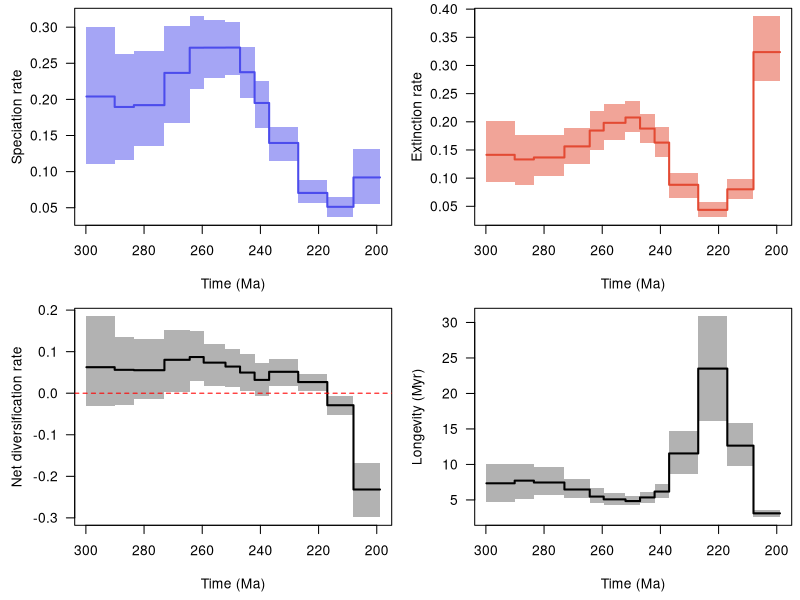

Write R code to recreate this figure.
pdf(file='C:/Users/SimoesLabAdmin/Documents/BDNN_Arielli/reptilia/pyrate_mcmc_logs/bdnn3_by/Reptilia_cleaned_pyrate_input_1_BDS_BDNN_8_4Tc_RTT.pdf', width = 9, height = 6, useDingbats = FALSE)

layout(matrix(1:4, ncol = 2, nrow = 2, byrow = TRUE))
par(las = 1, mar = c(4.5, 4.5, 0.5, 0.5))
time_vec=c(299.80747472163097, 290.10001,290.1,283.50001,283.5,273.00001,273.0,264.30001,264.3,259.50001,259.5,252.00001,252.0,247.00001,247.0,242.00001,242.0,237.00001,237.0,227.00001,227.0,217.00001,217.0,208.00001,208.0,198.89910667054104)
sp_mean=c(0.20398329343790964, 0.20398329343790964,0.18948712158723868,0.18948712158723868,0.19206606572217244,0.19206606572217244,0.23669525343209233,0.23669525343209233,0.2715548948438624,0.2715548948438624,0.27169582076316556,0.27169582076316556,0.2717447405302002,0.2717447405302002,0.23765484259024777,0.23765484259024777,0.19504883832384406,0.19504883832384406,0.13968730858138362,0.13968730858138362,0.07049649835498668,0.07049649835498668,0.05125604495233895,0.05125604495233895,0.0919809146969213,0.0919809146969213)
sp_lwr=c(0.1104060326276496, 0.1104060326276496,0.11612236941120459,0.11612236941120459,0.13553455249374996,0.13553455249374996,0.16704181050287226,0.16704181050287226,0.21492164640080155,0.21492164640080155,0.2295765726740028,0.2295765726740028,0.2335193152095813,0.2335193152095813,0.20154342528042996,0.20154342528042996,0.16107238067747107,0.16107238067747107,0.11520189071959477,0.11520189071959477,0.05600838734117179,0.05600838734117179,0.03680189271274719,0.03680189271274719,0.05497564254739996,0.05497564254739996)
sp_upr=c(0.3008097083334479, 0.3008097083334479,0.2633292381194886,0.2633292381194886,0.2669669753061099,0.2669669753061099,0.3017193584803353,0.3017193584803353,0.31500471027707533,0.31500471027707533,0.3103402830421638,0.3103402830421638,0.3070028736073996,0.3070028736073996,0.27249334482307264,0.27249334482307264,0.22504020370262995,0.22504020370262995,0.16137140466419952,0.16137140466419952,0.08808169725056325,0.08808169725056325,0.06498857778196905,0.06498857778196905,0.13063316589372548,0.13063316589372548)
ex_mean=c(0.14138575564667102, 0.14138575564667102,0.13320509111007245,0.13320509111007245,0.13668541397361952,0.13668541397361952,0.15630774830601832,0.15630774830601832,0.1844752242003706,0.1844752242003706,0.19816556090245477,0.19816556090245477,0.20766347387572787,0.20766347387572787,0.1879765129046343,0.1879765129046343,0.16307007127771314,0.16307007127771314,0.08815200603346789,0.08815200603346789,0.043658438654025085,0.043658438654025085,0.08018947021999666,0.08018947021999666,0.323709244851489,0.323709244851489)
ex_lwr=c(0.09383843994487262, 0.09383843994487262,0.08793841736347187,0.08793841736347187,0.1044934847183425,0.1044934847183425,0.12557423666147013,0.12557423666147013,0.149812210863385,0.149812210863385,0.1670674786245332,0.1670674786245332,0.18210445605084238,0.18210445605084238,0.16151238700354908,0.16151238700354908,0.13774395893987762,0.13774395893987762,0.06402185044088145,0.06402185044088145,0.030535413961238784,0.030535413961238784,0.06209763664170322,0.06209763664170322,0.27265913915462253,0.27265913915462253)
ex_upr=c(0.20137261027451456, 0.20137261027451456,0.17574263029518655,0.17574263029518655,0.1762080847471814,0.1762080847471814,0.18889686368197678,0.18889686368197678,0.21874574838092037,0.21874574838092037,0.2322429173505985,0.2322429173505985,0.23647707956362563,0.23647707956362563,0.2143639273807756,0.2143639273807756,0.1911275472787525,0.1911275472787525,0.10918075707230229,0.10918075707230229,0.05728939887764888,0.05728939887764888,0.09915683254438068,0.09915683254438068,0.387188674406876,0.387188674406876)
div_mean=c(0.0625975377912383, 0.0625975377912383,0.05628203047716625,0.05628203047716625,0.05538065174855274,0.05538065174855274,0.08038750512607445,0.08038750512607445,0.08707967064349151,0.08707967064349151,0.07353025986071063,0.07353025986071063,0.0640812666544724,0.0640812666544724,0.04967832968561406,0.04967832968561406,0.03197876704613068,0.03197876704613068,0.05153530254791578,0.05153530254791578,0.026838059700961606,0.026838059700961606,-0.028933425267657624,-0.028933425267657624,-0.23172833015456765,-0.23172833015456765)
div_lwr=c(-0.0319156973508706, -0.0319156973508706,-0.027877620767707903,-0.027877620767707903,-0.014196718524602706,-0.014196718524602706,0.003808508328318888,0.003808508328318888,0.02996045297285077,0.02996045297285077,0.017892659486048346,0.017892659486048346,0.01491631197108892,0.01491631197108892,0.005607010541999385,0.005607010541999385,-0.005752397045460711,-0.005752397045460711,0.018195878454563094,0.018195878454563094,0.005881375949801329,0.005881375949801329,-0.05357674994868784,-0.05357674994868784,-0.29854234495246285,-0.29854234495246285)
div_upr=c(0.185004692895864, 0.185004692895864,0.13459011110825586,0.13459011110825586,0.13152878828776157,0.13152878828776157,0.15257427669762158,0.15257427669762158,0.14902112080604782,0.14902112080604782,0.11962348552015764,0.11962348552015764,0.10741574717213301,0.10741574717213301,0.0954908591757396,0.0954908591757396,0.07276130989945057,0.07276130989945057,0.08226346198195027,0.08226346198195027,0.04721386005566684,0.04721386005566684,-0.00636292088541434,-0.00636292088541434,-0.16798055759934555,-0.16798055759934555)
long_mean=c(7.343320815870918, 7.343320815870918,7.721062361789564,7.721062361789564,7.455408384233195,7.455408384233195,6.470440215468076,6.470440215468076,5.475680522548119,5.475680522548119,5.08287988997124,5.08287988997124,4.839050446756437,4.839050446756437,5.350002855827002,5.350002855827002,6.176768779034913,6.176768779034913,11.548419081926403,11.548419081926403,23.50183797954573,23.50183797954573,12.649176030931558,12.649176030931558,3.113234002503328,3.113234002503328)
long_lwr=c(4.722549417189294, 4.722549417189294,5.106753709879863,5.106753709879863,5.675108502738527,5.675108502738527,5.243755960093147,5.243755960093147,4.571517423317485,4.571517423317485,4.305836369125437,4.305836369125437,4.221445016682844,4.221445016682844,4.602931603246356,4.602931603246356,5.232108161475733,5.232108161475733,8.707802039389735,8.707802039389735,16.16967012968346,16.16967012968346,9.846615808327766,9.846615808327766,2.5587172668217173,2.5587172668217173)
long_upr=c(10.089369408184629, 10.089369408184629,9.995997322853164,9.995997322853164,9.569974651486216,9.569974651486216,7.890503665333837,7.890503665333837,6.6750233124315095,6.6750233124315095,5.985605386715605,5.985605386715605,5.483963712805157,5.483963712805157,6.099898238191503,6.099898238191503,7.259846513025513,7.259846513025513,14.664706985767502,14.664706985767502,30.863136012104977,30.863136012104977,15.790827018830191,15.790827018830191,3.636183125317182,3.636183125317182)
xlim = c(299.80747472163097, 198.89910667054104)
ylim = c(0.03680189271274719, 0.31500471027707533)
not_NA = !is.na(sp_mean)
plot(time_vec[not_NA], sp_mean[not_NA], type = 'n', xlim = xlim, ylim = ylim, xlab = 'Time (Ma)', ylab = 'Speciation rate')
polygon(c(time_vec[not_NA], rev(time_vec[not_NA])), c(sp_lwr[not_NA], rev(sp_upr[not_NA])), col = adjustcolor('#4c4cec', alpha = 0.5), border = NA)
lines(time_vec[not_NA], sp_mean[not_NA], col = '#4c4cec', lwd = 2)
ylim = c(0.030535413961238784, 0.387188674406876)
not_NA = !is.na(ex_mean)
plot(time_vec[not_NA], ex_mean[not_NA], type = 'n', xlim = xlim, ylim = ylim, xlab = 'Time (Ma)', ylab = 'Extinction rate')
polygon(c(time_vec[not_NA], rev(time_vec[not_NA])), c(ex_lwr[not_NA], rev(ex_upr[not_NA])), col = adjustcolor('#e34a33', alpha = 0.5), border = NA)
lines(time_vec[not_NA], ex_mean[not_NA], col = '#e34a33', lwd = 2)
ylim = c(-0.29854234495246285, 0.185004692895864)
not_NA = !is.na(div_mean)
plot(time_vec[not_NA], div_mean[not_NA], type = 'n', xlim = xlim, ylim = ylim, xlab = 'Time (Ma)', ylab = 'Net diversification rate')
polygon(c(time_vec[not_NA], rev(time_vec[not_NA])), c(div_lwr[not_NA], rev(div_upr[not_NA])), col = adjustcolor('black', alpha = 0.3), border = NA)
lines(time_vec[not_NA], div_mean[not_NA], col = 'black', lwd = 2)
abline(h = 0, col = 'red', lty = 2)
ylim = c(2.5587172668217173, 30.863136012104977)
not_NA = !is.na(long_mean)
plot(time_vec[not_NA], long_mean[not_NA], type = 'n', xlim = xlim, ylim = ylim, xlab = 'Time (Ma)', ylab = 'Longevity (Myr)')
polygon(c(time_vec[not_NA], rev(time_vec[not_NA])), c(long_lwr[not_NA], rev(long_upr[not_NA])), col = adjustcolor('black', alpha = 0.3), border = NA)
lines(time_vec[not_NA], long_mean[not_NA], col = 'black', lwd = 2)
dev.off()